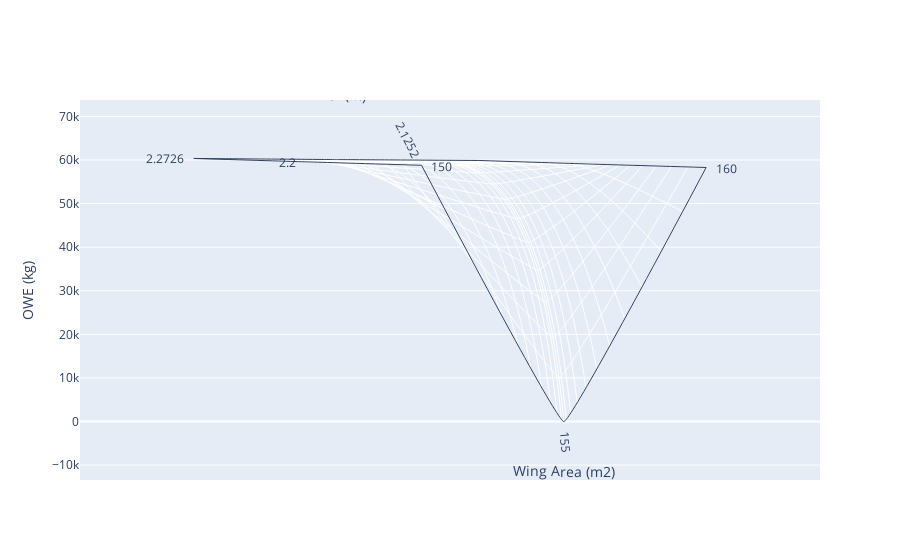

The cell this chart's notebook holds for it:
### Code cell
draw_carpet(input["WingArea"],input["FanDiameter"]/10,output["OWE"],'Wing Area (m2)',"Fan Diameter (m)","OWE (kg)")

### Figure 1 — Plotly figure (JSON) as saved in the notebook; plotly's stock layout.template omitted (floating-point values rounded to 4 significant figures)
{"data": [{"a": [150, 150, 150, 155, 155, 155, 160, 160, 160], "aaxis": {"minorgridcount": 10, "smoothing": 0.1, "title": {"text": "Wing Area (m2)"}}, "b": [2.273, 2.2, 2.125, 2.273, 2.2, 2.125, 2.273, 2.2, 2.125], "baxis": {"minorgridcount": 10, "smoothing": 0.2, "title": {"text": "Fan Diameter (m)"}}, "cheaterslope": 0.8, "type": "carpet", "y": [60340.0, 59560.0, 58780.0, 60090.0, 59360.0, 0, 59880.0, 59060.0, 58270.0], "yaxis": "y"}], "layout": {"yaxis": {"title": {"text": "OWE (kg)"}}}}
